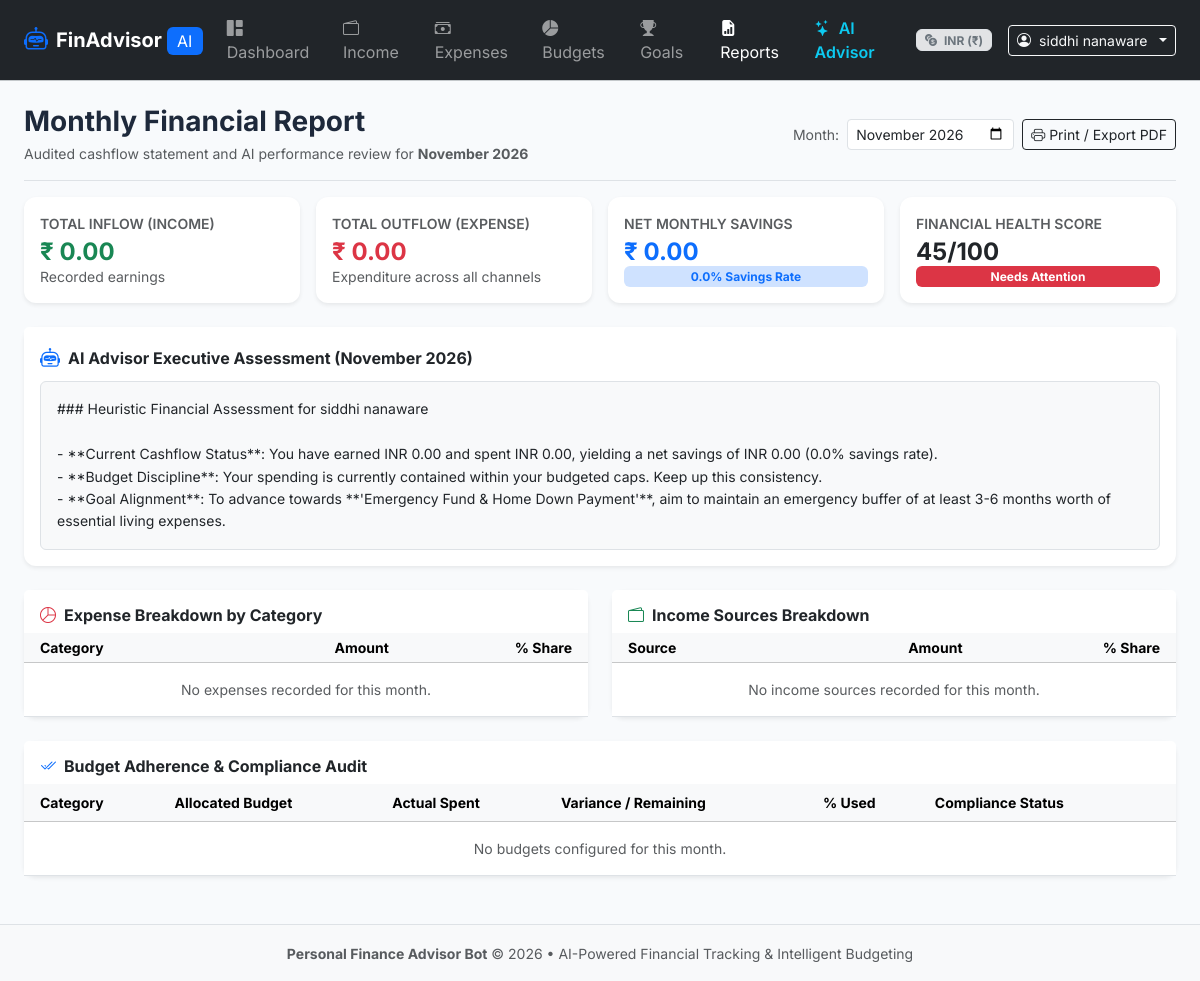
/reports/ (signed in), run on the app's committed database.
### app/models.py (models this page shows, shortened)
class User(UserMixin, db.Model):
    __tablename__ = 'users'
    id = db.Column(db.Integer, primary_key=True)
    full_name = db.Column(db.String(120), nullable=False)
    email = db.Column(db.String(120), unique=True, nullable=False, index=True)
    password_hash = db.Column(db.String(256), nullable=False)
    monthly_income = db.Column(db.Float, default=0.0)
    preferred_currency = db.Column(db.String(10), default='INR')
    financial_goal = db.Column(db.String(255), default='Build Emergency Fund & Save Regularly')
    monthly_savings_target = db.Column(db.Float, default=0.0)
    created_at = db.Column(db.DateTime, default=datetime.utcnow)
    incomes = db.relationship('Income', backref='user', lazy=True, cascade='all, delete-orphan')
    expenses = db.relationship('Expense', backref='user', lazy=True, cascade='all, delete-orphan')
    budgets = db.relationship('Budget', backref='user', lazy=True, cascade='all, delete-orphan')
    goals = db.relationship('Goal', backref='user', lazy=True, cascade='all, delete-orphan')
    chat_messages = db.relationship('ChatMessage', backref='user', lazy=True, cascade='all, delete-orphan')

### app/routes/reports.py (the view)
@reports_bp.route('/')
@login_required
def index():
    selected_month = request.args.get('month', get_current_month())
    summary = get_monthly_summary(current_user.id, selected_month)
    category_expenses = get_category_expenses(current_user.id, selected_month)
    income_sources = get_income_sources(current_user.id, selected_month)
    utilization = get_budget_utilization(current_user.id, selected_month)
    health = get_financial_health_score(current_user, selected_month)
    ai_insights = generate_ai_financial_recommendations(current_user, selected_month)
    y, m = map(int, selected_month.split('-'))
    month_title = datetime(y, m, 1).strftime('%B %Y')
    return render_template(
        'reports/index.html',
        selected_month=selected_month,
        month_title=month_title,
        summary=summary,
        category_expenses=category_expenses,
        income_sources=income_sources,
        utilization=utilization,
        health=health,
        recommendations=ai_insights['recommendations'],
        ai_analysis=ai_insights['ai_analysis']
    )

### app/templates/reports/index.html (shortened to what this page needs)
{% extends "base.html" %}
{% block content %}
<div class="d-flex flex-column flex-md-row justify-content-between align-items-md-center pb-3 mb-3 border-bottom gap-2 no-print">
    <div>
        <h3 class="fw-bold mb-1">Monthly Financial Report</h3>
        <p class="text-muted small mb-0">Audited cashflow statement and AI performance review for <strong>{{ month_title }}</strong></p>
    </div>
    <div class="d-flex align-items-center gap-2">
        <form method="GET" action="{{ url_for('reports.index') }}" class="d-flex align-items-center gap-2">
            <label class="small text-muted mb-0">Month:</label>
            <input type="month" name="month" class="form-control form-control-sm" value="{{ selected_month }}" onchange="this.form.submit()">
        </form>
        <button onclick="window.print()" class="btn btn-outline-dark btn-sm d-flex align-items-center gap-1">
            <i class="bi bi-printer"></i> Print / Export PDF
        </button>
    </div>
</div>
<div class="row g-3 mb-4">
    <div class="col-sm-6 col-lg-3">
        <div class="card border-0 shadow-sm bg-white p-3">
            <span class="text-muted small fw-semibold text-uppercase">Total Inflow (Income)</span>
            <h4 class="fw-bold text-success mt-1 mb-0">{{ summary.monthly_income | currency }}</h4>
            <span class="text-muted small">Recorded earnings</span>
        </div>
    </div>
    <div class="col-sm-6 col-lg-3">
        <div class="card border-0 shadow-sm bg-white p-3">
            <span class="text-muted small fw-semibold text-uppercase">Total Outflow (Expense)</span>
            <h4 class="fw-bold text-danger mt-1 mb-0">{{ summary.monthly_expense | currency }}</h4>
            <span class="text-muted small">Expenditure across all channels</span>
        </div>
    </div>
    <div class="col-sm-6 col-lg-3">
        <div class="card border-0 shadow-sm bg-white p-3">
            <span class="text-muted small fw-semibold text-uppercase">Net Monthly Savings</span>
            <h4 class="fw-bold {% if summary.monthly_savings >= 0 %}text-primary{% else %}text-danger{% endif %} mt-1 mb-0">
                {{ summary.monthly_savings | currency }}
            </h4>
            <span class="badge bg-primary-subtle text-primary">{{ summary.savings_rate }}% Savings Rate</span>
        </div>
    </div>
    <div class="col-sm-6 col-lg-3">
        <div class="card border-0 shadow-sm bg-white p-3">
            <span class="text-muted small fw-semibold text-uppercase">Financial Health Score</span>
            <h4 class="fw-bold text-dark mt-1 mb-0">{{ health.score }}/100</h4>
            <span class="badge bg-{{ health.badge_class }}">{{ health.rating }}</span>
        </div>
    </div>
</div>
<div class="card border-0 shadow-sm bg-white mb-4">
    <div class="card-header bg-white border-0 pt-3 pb-2 d-flex align-items-center gap-2">
        <i class="bi bi-robot text-primary fs-5"></i>
        <h6 class="fw-bold mb-0">AI Advisor Executive Assessment ({{ month_title }})</h6>
    </div>
    <div class="card-body pt-0">
        <div class="p-3 bg-light rounded border">
            <div class="small" style="line-height: 1.6;">
                {{ ai_analysis | replace('\n', '<br>') | safe }}
            </div>
        </div>
    </div>
</div>
<div class="row g-4 mb-4">
    <div class="col-lg-6">
        <div class="card border-0 shadow-sm bg-white h-100">
            <div class="card-header bg-white border-0 pt-3 pb-2">
                <h6 class="fw-bold mb-0"><i class="bi bi-pie-chart text-danger me-2"></i>Expense Breakdown by Category</h6>
            </div>
            <div class="card-body p-0">
                <table class="table table-sm table-hover align-middle mb-0">
                    <thead class="table-light small">
                        <tr>
                            <th class="ps-3">Category</th>
                            <th class="text-end">Amount</th>
                            <th class="text-end pe-3">% Share</th>
                        </tr>
                    </thead>
                    <tbody class="small">
                        {% for cat in category_expenses %}
                        <tr>
                            <td class="ps-3 fw-semibold">{{ cat.category }}</td>
                            <td class="text-end fw-bold text-danger">{{ cat.amount | currency }}</td>
                            <td class="text-end pe-3">{{ cat.percentage }}%</td>
                        </tr>
                        {% else %}
                        <tr>
                            <td colspan="3" class="text-center py-3 text-muted">No expenses recorded for this month.</td>
                        </tr>
                        {% endfor %}
                    </tbody>
                </table>
            </div>
        </div>
    </div>
    <div class="col-lg-6">
        <div class="card border-0 shadow-sm bg-white h-100">
            <div class="card-header bg-white border-0 pt-3 pb-2">
                <h6 class="fw-bold mb-0"><i class="bi bi-wallet2 text-success me-2"></i>Income Sources Breakdown</h6>
            </div>
            <div class="card-body p-0">
                <table class="table table-sm table-hover align-middle mb-0">
                    <thead class="table-light small">
                        <tr>
                            <th class="ps-3">Source</th>
                            <th class="text-end">Amount</th>
                            <th class="text-end pe-3">% Share</th>
                        </tr>
                    </thead>
                    <tbody class="small">
                        {% for src in income_sources %}
                        <tr>
                            <td class="ps-3 fw-semibold">{{ src.source }}</td>
                            <td class="text-end fw-bold text-success">{{ src.amount | currency }}</td>
                            <td class="text-end pe-3">{{ src.percentage }}%</td>
                        </tr>
                        {% else %}
                        <tr>
                            <td colspan="3" class="text-center py-3 text-muted">No income sources recorded for this month.</td>
                        </tr>
                        {% endfor %}
                    </tbody>
                </table>
            </div>
        </div>
    </div>
</div>
<div class="card border-0 shadow-sm bg-white mb-4">
    <div class="card-header bg-white border-0 pt-3 pb-2">
        <h6 class="fw-bold mb-0"><i class="bi bi-check2-all text-primary me-2"></i>Budget Adherence &amp; Compliance Audit</h6>
    </div>
    <div class="card-body p-0">
        <div class="table-responsive">
            <table class="table table-hover align-middle mb-0 small">
                <thead class="table-light">
                    <tr>
                        <th class="ps-3">Category</th>
                        <th>Allocated Budget</th>
                        <th>Actual Spent</th>
                        <th>Variance / Remaining</th>
                        <th>% Used</th>
                        <th class="pe-3">Compliance Status</th>
                    </tr>
                </thead>
                <tbody>
                    {% for item in utilization.category_budgets %}
                    <tr>
                        <td class="ps-3 fw-semibold">{{ item.category }}</td>
                        <td>{{ item.amount_limit | currency }}</td>
                        <td class="fw-bold {% if item.percentage > 100 %}text-danger{% endif %}">{{ item.spent | currency }}</td>
                        <td class="{% if item.remaining < 0 %}text-danger fw-bold{% else %}text-success{% endif %}">
                            {{ item.remaining | currency }}
                        </td>
                        <td>{{ item.percentage }}%</td>
                        <td class="pe-3">
                            <span class="badge bg-{{ item.badge_class }}">{{ item.status }}</span>
                        </td>
                    </tr>
                    {% else %}
                    <tr>
                        <td colspan="6" class="text-center py-3 text-muted">No budgets configured for this month.</td>
                    </tr>
                    {% endfor %}
                </tbody>
            </table>
        </div>
    </div>
</div>
{% endblock %}

### app/templates/base.html (shortened to what this page needs)
<!DOCTYPE html>
<html lang="en">
<head>
    <link href="https://cdn.jsdelivr.net/npm/bootstrap@5.3.3/dist/css/bootstrap.min.css" rel="stylesheet">
    <link href="https://cdn.jsdelivr.net/npm/bootstrap-icons@1.11.3/font/bootstrap-icons.min.css" rel="stylesheet">
    <link href="{{ url_for('static', filename='css/custom.css') }}" rel="stylesheet">
</head>
<body>
    <nav class="navbar navbar-expand-lg navbar-dark bg-dark sticky-top border-bottom border-secondary-subtle">
        <div class="container-fluid px-4">
            <a class="navbar-brand d-flex align-items-center gap-2 fw-bold" href="{{ url_for('dashboard.index') }}">
                <span class="brand-icon d-flex align-items-center justify-content-center">
                    <i class="bi bi-robot text-primary fs-4"></i>
                </span>
                <span>FinAdvisor <span class="badge bg-primary text-white fs-6 fw-normal">AI</span></span>
            </a>
            <div class="collapse navbar-collapse" id="navbarMain">
                {% if current_user.is_authenticated %}
                <ul class="navbar-nav me-auto mb-2 mb-lg-0 gap-1">
                    <li class="nav-item">
                        <a class="nav-link {% if request.endpoint == 'dashboard.index' %}active{% endif %}" href="{{ url_for('dashboard.index') }}">
                            <i class="bi bi-grid-1x2-fill me-1"></i> Dashboard
                        </a>
                    </li>
                    <li class="nav-item">
                        <a class="nav-link {% if 'income' in request.endpoint %}active{% endif %}" href="{{ url_for('income.index') }}">
                            <i class="bi bi-wallet2 me-1"></i> Income
                        </a>
                    </li>
                    <li class="nav-item">
                        <a class="nav-link {% if 'expense' in request.endpoint %}active{% endif %}" href="{{ url_for('expense.index') }}">
                            <i class="bi bi-cash-stack me-1"></i> Expenses
                        </a>
                    </li>
                    <li class="nav-item">
                        <a class="nav-link {% if 'budget' in request.endpoint %}active{% endif %}" href="{{ url_for('budget.index') }}">
                            <i class="bi bi-pie-chart-fill me-1"></i> Budgets
                        </a>
                    </li>
                    <li class="nav-item">
                        <a class="nav-link {% if 'goals' in request.endpoint %}active{% endif %}" href="{{ url_for('goals.index') }}">
                            <i class="bi bi-trophy-fill me-1"></i> Goals
                        </a>
                    </li>
                    <li class="nav-item">
                        <a class="nav-link {% if 'reports' in request.endpoint %}active{% endif %}" href="{{ url_for('reports.index') }}">
                            <i class="bi bi-file-earmark-bar-graph-fill me-1"></i> Reports
                        </a>
                    </li>
                    <li class="nav-item">
                        <a class="nav-link text-info fw-semibold {% if 'advisor' in request.endpoint %}active{% endif %}" href="{{ url_for('advisor.index') }}">
                            <i class="bi bi-stars me-1"></i> AI Advisor
                        </a>
                    </li>
                </ul>
                <div class="d-flex align-items-center gap-3">
                    <span class="badge bg-secondary-subtle text-secondary border px-2 py-1">
                        <i class="bi bi-currency-exchange me-1"></i> {{ user_currency_code }} ({{ user_currency_symbol }})
                    </span>
                    <div class="dropdown">
                        <button class="btn btn-outline-light btn-sm dropdown-toggle d-flex align-items-center gap-2" type="button" data-bs-toggle="dropdown">
                            <i class="bi bi-person-circle"></i>
                            <span>{{ current_user.full_name }}</span>
                        </button>
                    </div>
                </div>
                {% endif %}
            </div>
        </div>
    </nav>
    <main class="container-fluid px-4 py-4">
        {% block content %}{% endblock %}
    </main>
    <footer class="footer mt-auto py-3 bg-light border-top text-center text-muted">
        <div class="container-fluid">
            <small>
                <strong>Personal Finance Advisor Bot</strong> &copy; 2026 &bull; AI-Powered Financial Tracking &amp; Intelligent Budgeting
            </small>
        </div>
    </footer>
</body>
</html>

### data on the page
User: preferred_currency "INR", full_name "siddhi nanaware", monthly_income "₹ 0.00", monthly_expense "₹ 0.00", monthly_savings "₹ 0.00"

### other printed values
{{ user_currency_symbol }} "₹"
{{ month_title }} "November 2026"
{{ summary.savings_rate }} "0.0"
{{ health.score }} "45"
{{ health.rating }} "Needs Attention"
